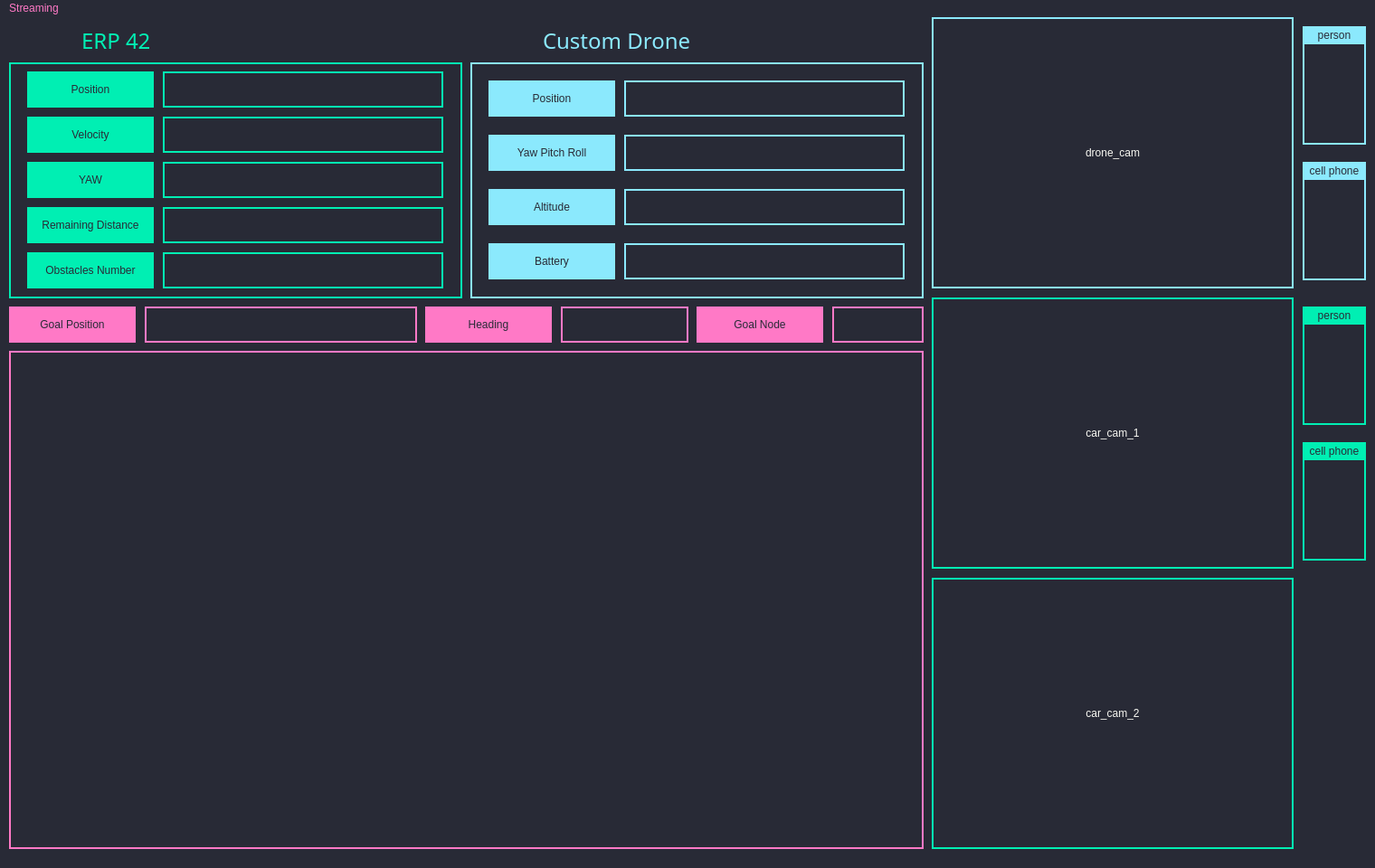
<?xml version="1.0" encoding="UTF-8"?>
<ui version="4.0">
 <class>MainWindow</class>
 <widget class="QMainWindow" name="MainWindow">
  <property name="geometry">
   <rect>
    <x>0</x>
    <y>0</y>
    <width>1520</width>
    <height>960</height>
   </rect>
  </property>
  <property name="sizePolicy">
   <sizepolicy hsizetype="Fixed" vsizetype="Fixed">
    <horstretch>0</horstretch>
    <verstretch>0</verstretch>
   </sizepolicy>
  </property>
  <property name="maximumSize">
   <size>
    <width>1520</width>
    <height>960</height>
   </size>
  </property>
  <property name="baseSize">
   <size>
    <width>1520</width>
    <height>960</height>
   </size>
  </property>
  <property name="windowTitle">
   <string>VIP 5,6 D2V GUI</string>
  </property>
  <property name="styleSheet">
   <string notr="true">background-color: rgb(40, 42, 54);</string>
  </property>
  <widget class="QWidget" name="centralwidget">
   <property name="sizePolicy">
    <sizepolicy hsizetype="Fixed" vsizetype="Fixed">
     <horstretch>0</horstretch>
     <verstretch>0</verstretch>
    </sizepolicy>
   </property>
   <property name="maximumSize">
    <size>
     <width>1520</width>
     <height>936</height>
    </size>
   </property>
   <property name="baseSize">
    <size>
     <width>1520</width>
     <height>936</height>
    </size>
   </property>
   <widget class="QLabel" name="lable_6">
    <property name="geometry">
     <rect>
      <x>10</x>
      <y>369</y>
      <width>1011</width>
      <height>551</height>
     </rect>
    </property>
    <property name="styleSheet">
     <string notr="true">background-color: rgb(40, 42, 54);
border-style: solid;
border-width:2px;
border-color:rgb(255, 121, 198);</string>
    </property>
    <property name="text">
     <string/>
    </property>
   </widget>
   <widget class="QWidget" name="widget" native="true">
    <property name="geometry">
     <rect>
      <x>20</x>
      <y>380</y>
      <width>990</width>
      <height>531</height>
     </rect>
    </property>
    <property name="styleSheet">
     <string notr="true">

background-color: rgb(40, 42, 54);
color: rgb(248, 248, 242);</string>
    </property>
    <widget class="QWidget" name="gridLayoutWidget_2">
     <property name="geometry">
      <rect>
       <x>0</x>
       <y>0</y>
       <width>991</width>
       <height>531</height>
      </rect>
     </property>
     <layout class="QGridLayout" name="rviz_layout"/>
    </widget>
   </widget>
   <widget class="QLabel" name="label_2">
    <property name="geometry">
     <rect>
      <x>30</x>
      <y>210</y>
      <width>140</width>
      <height>40</height>
     </rect>
    </property>
    <property name="styleSheet">
     <string notr="true">background-color:rgb(0, 239, 179);
color: rgb(40, 42, 54);
font: 75 10pt &quot;Waree&quot;;

</string>
    </property>
    <property name="text">
     <string>Remaining Distance</string>
    </property>
    <property name="alignment">
     <set>Qt::AlignCenter</set>
    </property>
   </widget>
   <widget class="QLabel" name="label">
    <property name="geometry">
     <rect>
      <x>30</x>
      <y>110</y>
      <width>140</width>
      <height>40</height>
     </rect>
    </property>
    <property name="styleSheet">
     <string notr="true">background-color:rgb(0, 239, 179);
color: rgb(40, 42, 54);
font: 75 10pt &quot;Waree&quot;;

</string>
    </property>
    <property name="text">
     <string>Velocity</string>
    </property>
    <property name="alignment">
     <set>Qt::AlignCenter</set>
    </property>
   </widget>
   <widget class="QLabel" name="car_yaw_label">
    <property name="geometry">
     <rect>
      <x>180</x>
      <y>160</y>
      <width>310</width>
      <height>40</height>
     </rect>
    </property>
    <property name="styleSheet">
     <string notr="true">background-color: rgb(40, 42, 54);
border-style: solid;
border-width:2px;
border-color:  rgb(0, 239, 179);
color: rgb(248, 248, 242);
font: 57 12pt &quot;Ubuntu&quot;;</string>
    </property>
    <property name="text">
     <string/>
    </property>
    <property name="alignment">
     <set>Qt::AlignCenter</set>
    </property>
   </widget>
   <widget class="QLabel" name="drone_cam_label">
    <property name="geometry">
     <rect>
      <x>1030</x>
      <y>0</y>
      <width>400</width>
      <height>300</height>
     </rect>
    </property>
    <property name="styleSheet">
     <string notr="true">background-color: rgb(40, 42, 54);
color: rgb(248, 248, 242);
border-style: solid;
border-width:2px;
border-color:rgb(139, 233, 253);</string>
    </property>
    <property name="text">
     <string>drone_cam</string>
    </property>
    <property name="alignment">
     <set>Qt::AlignCenter</set>
    </property>
   </widget>
   <widget class="QLabel" name="car_pos_label">
    <property name="geometry">
     <rect>
      <x>180</x>
      <y>60</y>
      <width>310</width>
      <height>40</height>
     </rect>
    </property>
    <property name="styleSheet">
     <string notr="true">background-color: rgb(40, 42, 54);
border-style: solid;
border-width:2px;
border-color:  rgb(0, 239, 179);
color: rgb(248, 248, 242);
font: 57 12pt &quot;Ubuntu&quot;;</string>
    </property>
    <property name="frameShape">
     <enum>QFrame::StyledPanel</enum>
    </property>
    <property name="lineWidth">
     <number>1</number>
    </property>
    <property name="text">
     <string/>
    </property>
    <property name="alignment">
     <set>Qt::AlignCenter</set>
    </property>
   </widget>
   <widget class="QLabel" name="label_4">
    <property name="geometry">
     <rect>
      <x>30</x>
      <y>260</y>
      <width>140</width>
      <height>40</height>
     </rect>
    </property>
    <property name="styleSheet">
     <string notr="true">background-color:rgb(0, 239, 179);
color: rgb(40, 42, 54);
font: 75 10pt &quot;Waree&quot;;

</string>
    </property>
    <property name="text">
     <string>Obstacles Number</string>
    </property>
    <property name="alignment">
     <set>Qt::AlignCenter</set>
    </property>
   </widget>
   <widget class="QLabel" name="label_3">
    <property name="geometry">
     <rect>
      <x>30</x>
      <y>60</y>
      <width>140</width>
      <height>40</height>
     </rect>
    </property>
    <property name="styleSheet">
     <string notr="true">background-color:rgb(0, 239, 179);
color: rgb(40, 42, 54);
font: 75 10pt &quot;Waree&quot;;

</string>
    </property>
    <property name="lineWidth">
     <number>0</number>
    </property>
    <property name="text">
     <string>Position</string>
    </property>
    <property name="alignment">
     <set>Qt::AlignCenter</set>
    </property>
   </widget>
   <widget class="QLabel" name="car_distance_label">
    <property name="geometry">
     <rect>
      <x>180</x>
      <y>210</y>
      <width>310</width>
      <height>40</height>
     </rect>
    </property>
    <property name="styleSheet">
     <string notr="true">background-color: rgb(40, 42, 54);
border-style: solid;
border-width:2px;
border-color:  rgb(0, 239, 179);
color: rgb(248, 248, 242);
font: 57 12pt &quot;Ubuntu&quot;;</string>
    </property>
    <property name="text">
     <string/>
    </property>
    <property name="alignment">
     <set>Qt::AlignCenter</set>
    </property>
   </widget>
   <widget class="QLabel" name="car_vel_label">
    <property name="geometry">
     <rect>
      <x>180</x>
      <y>110</y>
      <width>310</width>
      <height>40</height>
     </rect>
    </property>
    <property name="styleSheet">
     <string notr="true">background-color: rgb(40, 42, 54);
border-style: solid;
border-width:2px;
border-color:  rgb(0, 239, 179);
color: rgb(248, 248, 242);
font: 57 12pt &quot;Ubuntu&quot;;</string>
    </property>
    <property name="text">
     <string/>
    </property>
    <property name="alignment">
     <set>Qt::AlignCenter</set>
    </property>
   </widget>
   <widget class="QLabel" name="label_5">
    <property name="geometry">
     <rect>
      <x>30</x>
      <y>160</y>
      <width>140</width>
      <height>40</height>
     </rect>
    </property>
    <property name="styleSheet">
     <string notr="true">background-color:rgb(0, 239, 179);
color: rgb(40, 42, 54);
font: 75 10pt &quot;Waree&quot;;

</string>
    </property>
    <property name="text">
     <string>YAW</string>
    </property>
    <property name="alignment">
     <set>Qt::AlignCenter</set>
    </property>
   </widget>
   <widget class="QLabel" name="car_obs_label">
    <property name="geometry">
     <rect>
      <x>180</x>
      <y>260</y>
      <width>310</width>
      <height>40</height>
     </rect>
    </property>
    <property name="styleSheet">
     <string notr="true">background-color: rgb(40, 42, 54);
border-style: solid;
border-width:2px;
border-color:  rgb(0, 239, 179);
color: rgb(248, 248, 242);
font: 57 12pt &quot;Ubuntu&quot;;</string>
    </property>
    <property name="text">
     <string/>
    </property>
    <property name="alignment">
     <set>Qt::AlignCenter</set>
    </property>
   </widget>
   <widget class="QLabel" name="car_cam_label_1">
    <property name="geometry">
     <rect>
      <x>1030</x>
      <y>310</y>
      <width>400</width>
      <height>300</height>
     </rect>
    </property>
    <property name="styleSheet">
     <string notr="true">background-color: rgb(40, 42, 54);
border-style: solid;
border-width:2px;
border-color:  rgb(0, 239, 179);
color: rgb(248, 248, 242);
font: 57 12pt &quot;Ubuntu&quot;;</string>
    </property>
    <property name="text">
     <string>car_cam_1</string>
    </property>
    <property name="alignment">
     <set>Qt::AlignCenter</set>
    </property>
   </widget>
   <widget class="QLabel" name="car_cam_label_2">
    <property name="geometry">
     <rect>
      <x>1030</x>
      <y>620</y>
      <width>400</width>
      <height>300</height>
     </rect>
    </property>
    <property name="styleSheet">
     <string notr="true">background-color: rgb(40, 42, 54);
border-style: solid;
border-width:2px;
border-color:  rgb(0, 239, 179);
color: rgb(248, 248, 242);
font: 57 12pt &quot;Ubuntu&quot;;</string>
    </property>
    <property name="text">
     <string>car_cam_2</string>
    </property>
    <property name="alignment">
     <set>Qt::AlignCenter</set>
    </property>
   </widget>
   <widget class="QLabel" name="label_6">
    <property name="geometry">
     <rect>
      <x>540</x>
      <y>190</y>
      <width>140</width>
      <height>40</height>
     </rect>
    </property>
    <property name="styleSheet">
     <string notr="true">background-color:rgb(139, 233, 253);
color: rgb(40, 42, 54);
font: 75 10pt &quot;Waree&quot;;

</string>
    </property>
    <property name="text">
     <string>Altitude</string>
    </property>
    <property name="alignment">
     <set>Qt::AlignCenter</set>
    </property>
   </widget>
   <widget class="QLabel" name="label_7">
    <property name="geometry">
     <rect>
      <x>540</x>
      <y>130</y>
      <width>140</width>
      <height>40</height>
     </rect>
    </property>
    <property name="styleSheet">
     <string notr="true">background-color:rgb(139, 233, 253);
color: rgb(40, 42, 54);
font: 75 10pt &quot;Waree&quot;;

</string>
    </property>
    <property name="lineWidth">
     <number>0</number>
    </property>
    <property name="text">
     <string>Yaw Pitch Roll</string>
    </property>
    <property name="alignment">
     <set>Qt::AlignCenter</set>
    </property>
   </widget>
   <widget class="QLabel" name="label_8">
    <property name="geometry">
     <rect>
      <x>540</x>
      <y>250</y>
      <width>140</width>
      <height>40</height>
     </rect>
    </property>
    <property name="styleSheet">
     <string notr="true">background-color:rgb(139, 233, 253);
color: rgb(40, 42, 54);
font: 75 10pt &quot;Waree&quot;;

</string>
    </property>
    <property name="text">
     <string>Battery</string>
    </property>
    <property name="alignment">
     <set>Qt::AlignCenter</set>
    </property>
   </widget>
   <widget class="QLabel" name="drone_ypr_label">
    <property name="geometry">
     <rect>
      <x>690</x>
      <y>130</y>
      <width>310</width>
      <height>40</height>
     </rect>
    </property>
    <property name="styleSheet">
     <string notr="true">background-color: rgb(40, 42, 54);
border-style: solid;
border-width:2px;
border-color: rgb(139, 233, 253);
color: rgb(248, 248, 242);
font: 57 12pt &quot;Ubuntu&quot;;</string>
    </property>
    <property name="frameShape">
     <enum>QFrame::StyledPanel</enum>
    </property>
    <property name="lineWidth">
     <number>1</number>
    </property>
    <property name="text">
     <string/>
    </property>
    <property name="alignment">
     <set>Qt::AlignCenter</set>
    </property>
   </widget>
   <widget class="QLabel" name="drone_batt_label">
    <property name="geometry">
     <rect>
      <x>690</x>
      <y>250</y>
      <width>310</width>
      <height>40</height>
     </rect>
    </property>
    <property name="styleSheet">
     <string notr="true">background-color: rgb(40, 42, 54);
border-style: solid;
border-width:2px;
border-color: rgb(139, 233, 253);
color: rgb(248, 248, 242);
font: 57 12pt &quot;Ubuntu&quot;;</string>
    </property>
    <property name="text">
     <string/>
    </property>
    <property name="alignment">
     <set>Qt::AlignCenter</set>
    </property>
   </widget>
   <widget class="QLabel" name="drone_alt_label">
    <property name="geometry">
     <rect>
      <x>690</x>
      <y>190</y>
      <width>310</width>
      <height>40</height>
     </rect>
    </property>
    <property name="styleSheet">
     <string notr="true">background-color: rgb(40, 42, 54);
border-style: solid;
border-width:2px;
border-color: rgb(139, 233, 253);
color: rgb(248, 248, 242);
font: 57 12pt &quot;Ubuntu&quot;;</string>
    </property>
    <property name="text">
     <string/>
    </property>
    <property name="alignment">
     <set>Qt::AlignCenter</set>
    </property>
   </widget>
   <widget class="QLabel" name="lable_7">
    <property name="geometry">
     <rect>
      <x>10</x>
      <y>50</y>
      <width>501</width>
      <height>261</height>
     </rect>
    </property>
    <property name="styleSheet">
     <string notr="true">background-color: rgb(40, 42, 54);
border-style: solid;
border-width:2px;
border-color:  rgb(0, 239, 179);
color: rgb(248, 248, 242);
font: 57 12pt &quot;Ubuntu&quot;;</string>
    </property>
    <property name="text">
     <string/>
    </property>
   </widget>
   <widget class="QLabel" name="lable_8">
    <property name="geometry">
     <rect>
      <x>520</x>
      <y>50</y>
      <width>501</width>
      <height>261</height>
     </rect>
    </property>
    <property name="styleSheet">
     <string notr="true">background-color: rgb(40, 42, 54);
border-style: solid;
border-width:2px;
border-color:rgb(139, 233, 253);</string>
    </property>
    <property name="text">
     <string/>
    </property>
   </widget>
   <widget class="QLabel" name="car_png">
    <property name="geometry">
     <rect>
      <x>20</x>
      <y>0</y>
      <width>60</width>
      <height>51</height>
     </rect>
    </property>
    <property name="styleSheet">
     <string notr="true"/>
    </property>
    <property name="text">
     <string/>
    </property>
   </widget>
   <widget class="QLabel" name="drone_png">
    <property name="geometry">
     <rect>
      <x>530</x>
      <y>0</y>
      <width>60</width>
      <height>51</height>
     </rect>
    </property>
    <property name="styleSheet">
     <string notr="true"/>
    </property>
    <property name="text">
     <string/>
    </property>
   </widget>
   <widget class="QLabel" name="car_label">
    <property name="geometry">
     <rect>
      <x>90</x>
      <y>10</y>
      <width>101</width>
      <height>31</height>
     </rect>
    </property>
    <property name="font">
     <font>
      <family>Waree</family>
      <pointsize>18</pointsize>
      <weight>9</weight>
      <italic>false</italic>
      <bold>false</bold>
     </font>
    </property>
    <property name="styleSheet">
     <string notr="true">color: rgb(0, 239, 179);
font: 75 18pt &quot;Waree&quot;;
</string>
    </property>
    <property name="text">
     <string>ERP 42</string>
    </property>
   </widget>
   <widget class="QLabel" name="drone_label">
    <property name="geometry">
     <rect>
      <x>600</x>
      <y>10</y>
      <width>181</width>
      <height>31</height>
     </rect>
    </property>
    <property name="font">
     <font>
      <family>Waree</family>
      <pointsize>18</pointsize>
      <weight>9</weight>
      <italic>false</italic>
      <bold>false</bold>
     </font>
    </property>
    <property name="styleSheet">
     <string notr="true">color: rgb(139, 233, 253);
font: 75 18pt &quot;Waree&quot;;
</string>
    </property>
    <property name="text">
     <string>Custom Drone</string>
    </property>
   </widget>
   <widget class="QLabel" name="label_10">
    <property name="geometry">
     <rect>
      <x>540</x>
      <y>70</y>
      <width>140</width>
      <height>40</height>
     </rect>
    </property>
    <property name="styleSheet">
     <string notr="true">background-color:rgb(139, 233, 253);
color: rgb(40, 42, 54);
font: 75 10pt &quot;Waree&quot;;

</string>
    </property>
    <property name="text">
     <string>Position</string>
    </property>
    <property name="alignment">
     <set>Qt::AlignCenter</set>
    </property>
   </widget>
   <widget class="QLabel" name="drone_pos_label">
    <property name="geometry">
     <rect>
      <x>690</x>
      <y>70</y>
      <width>310</width>
      <height>40</height>
     </rect>
    </property>
    <property name="styleSheet">
     <string notr="true">background-color: rgb(40, 42, 54);
border-style: solid;
border-width:2px;
border-color: rgb(139, 233, 253);
color: rgb(248, 248, 242);
font: 57 12pt &quot;Ubuntu&quot;;</string>
    </property>
    <property name="text">
     <string/>
    </property>
    <property name="alignment">
     <set>Qt::AlignCenter</set>
    </property>
   </widget>
   <widget class="QLabel" name="label_12">
    <property name="geometry">
     <rect>
      <x>1440</x>
      <y>10</y>
      <width>70</width>
      <height>20</height>
     </rect>
    </property>
    <property name="styleSheet">
     <string notr="true">background-color:rgb(139, 233, 253);
color: rgb(40, 42, 54);
font: 75 10pt &quot;Waree&quot;;

</string>
    </property>
    <property name="text">
     <string>person</string>
    </property>
    <property name="alignment">
     <set>Qt::AlignCenter</set>
    </property>
   </widget>
   <widget class="QLabel" name="d_static_num">
    <property name="geometry">
     <rect>
      <x>1449</x>
      <y>110</y>
      <width>51</width>
      <height>21</height>
     </rect>
    </property>
    <property name="styleSheet">
     <string notr="true">background-color: rgb(40, 42, 54);
color: rgb(139, 233, 253);
font: 57 12pt &quot;Ubuntu&quot;;</string>
    </property>
    <property name="text">
     <string/>
    </property>
    <property name="alignment">
     <set>Qt::AlignCenter</set>
    </property>
   </widget>
   <widget class="QLabel" name="d_dynamic_num">
    <property name="geometry">
     <rect>
      <x>1449</x>
      <y>259</y>
      <width>51</width>
      <height>21</height>
     </rect>
    </property>
    <property name="styleSheet">
     <string notr="true">background-color: rgb(40, 42, 54);
color: rgb(139, 233, 253);
font: 57 12pt &quot;Ubuntu&quot;;</string>
    </property>
    <property name="text">
     <string/>
    </property>
    <property name="alignment">
     <set>Qt::AlignCenter</set>
    </property>
   </widget>
   <widget class="QLabel" name="label_13">
    <property name="geometry">
     <rect>
      <x>1440</x>
      <y>160</y>
      <width>70</width>
      <height>20</height>
     </rect>
    </property>
    <property name="styleSheet">
     <string notr="true">background-color:rgb(139, 233, 253);
color: rgb(40, 42, 54);
font: 75 10pt &quot;Waree&quot;;

</string>
    </property>
    <property name="text">
     <string>cell phone</string>
    </property>
    <property name="alignment">
     <set>Qt::AlignCenter</set>
    </property>
   </widget>
   <widget class="QLabel" name="label_14">
    <property name="geometry">
     <rect>
      <x>1440</x>
      <y>470</y>
      <width>70</width>
      <height>20</height>
     </rect>
    </property>
    <property name="styleSheet">
     <string notr="true">background-color:rgb(0, 239, 179);
color: rgb(40, 42, 54);
font: 75 10pt &quot;Waree&quot;;

</string>
    </property>
    <property name="text">
     <string>cell phone</string>
    </property>
    <property name="alignment">
     <set>Qt::AlignCenter</set>
    </property>
   </widget>
   <widget class="QLabel" name="c_static_num">
    <property name="geometry">
     <rect>
      <x>1450</x>
      <y>420</y>
      <width>50</width>
      <height>20</height>
     </rect>
    </property>
    <property name="styleSheet">
     <string notr="true">background-color: rgb(40, 42, 54);
color: rgb(0, 239, 179);
font: 57 12pt &quot;Ubuntu&quot;;</string>
    </property>
    <property name="text">
     <string/>
    </property>
    <property name="alignment">
     <set>Qt::AlignCenter</set>
    </property>
   </widget>
   <widget class="QLabel" name="c_dynamic_num">
    <property name="geometry">
     <rect>
      <x>1450</x>
      <y>570</y>
      <width>50</width>
      <height>20</height>
     </rect>
    </property>
    <property name="styleSheet">
     <string notr="true">background-color: rgb(40, 42, 54);
color: rgb(0, 239, 179);
font: 57 12pt &quot;Ubuntu&quot;;</string>
    </property>
    <property name="text">
     <string/>
    </property>
    <property name="alignment">
     <set>Qt::AlignCenter</set>
    </property>
   </widget>
   <widget class="QLabel" name="label_15">
    <property name="geometry">
     <rect>
      <x>1440</x>
      <y>320</y>
      <width>70</width>
      <height>20</height>
     </rect>
    </property>
    <property name="styleSheet">
     <string notr="true">background-color:rgb(0, 239, 179);
color: rgb(40, 42, 54);
font: 75 10pt &quot;Waree&quot;;

</string>
    </property>
    <property name="text">
     <string>person</string>
    </property>
    <property name="alignment">
     <set>Qt::AlignCenter</set>
    </property>
   </widget>
   <widget class="QLabel" name="goal_pos_label">
    <property name="geometry">
     <rect>
      <x>160</x>
      <y>320</y>
      <width>301</width>
      <height>40</height>
     </rect>
    </property>
    <property name="styleSheet">
     <string notr="true">background-color: rgb(40, 42, 54);
border-style: solid;
border-width:2px;
border-color: rgb(255, 121, 198);
color: rgb(248, 248, 242);
font: 57 12pt &quot;Ubuntu&quot;;</string>
    </property>
    <property name="text">
     <string/>
    </property>
    <property name="alignment">
     <set>Qt::AlignCenter</set>
    </property>
   </widget>
   <widget class="QLabel" name="label_11">
    <property name="geometry">
     <rect>
      <x>10</x>
      <y>320</y>
      <width>140</width>
      <height>40</height>
     </rect>
    </property>
    <property name="styleSheet">
     <string notr="true">background-color:rgb(255, 121, 198);
color: rgb(40, 42, 54);
font: 75 10pt &quot;Waree&quot;;

</string>
    </property>
    <property name="text">
     <string>Goal Position</string>
    </property>
    <property name="alignment">
     <set>Qt::AlignCenter</set>
    </property>
   </widget>
   <widget class="QLabel" name="goal_yaw_label">
    <property name="geometry">
     <rect>
      <x>620</x>
      <y>320</y>
      <width>141</width>
      <height>40</height>
     </rect>
    </property>
    <property name="styleSheet">
     <string notr="true">background-color: rgb(40, 42, 54);
border-style: solid;
border-width:2px;
border-color: rgb(255, 121, 198);
color: rgb(248, 248, 242);
font: 57 12pt &quot;Ubuntu&quot;;</string>
    </property>
    <property name="frameShape">
     <enum>QFrame::StyledPanel</enum>
    </property>
    <property name="lineWidth">
     <number>1</number>
    </property>
    <property name="text">
     <string/>
    </property>
    <property name="alignment">
     <set>Qt::AlignCenter</set>
    </property>
   </widget>
   <widget class="QLabel" name="label_9">
    <property name="geometry">
     <rect>
      <x>470</x>
      <y>320</y>
      <width>140</width>
      <height>40</height>
     </rect>
    </property>
    <property name="styleSheet">
     <string notr="true">background-color:rgb(255, 121, 198);
color: rgb(40, 42, 54);
font: 75 10pt &quot;Waree&quot;;

</string>
    </property>
    <property name="lineWidth">
     <number>0</number>
    </property>
    <property name="text">
     <string>Heading</string>
    </property>
    <property name="alignment">
     <set>Qt::AlignCenter</set>
    </property>
   </widget>
   <widget class="QLabel" name="c_static_png">
    <property name="geometry">
     <rect>
      <x>1450</x>
      <y>350</y>
      <width>50</width>
      <height>70</height>
     </rect>
    </property>
    <property name="styleSheet">
     <string notr="true"/>
    </property>
    <property name="text">
     <string/>
    </property>
   </widget>
   <widget class="QLabel" name="c_dynamic_png">
    <property name="geometry">
     <rect>
      <x>1450</x>
      <y>500</y>
      <width>50</width>
      <height>70</height>
     </rect>
    </property>
    <property name="styleSheet">
     <string notr="true"/>
    </property>
    <property name="text">
     <string/>
    </property>
   </widget>
   <widget class="QLabel" name="d_static_png">
    <property name="geometry">
     <rect>
      <x>1449</x>
      <y>40</y>
      <width>50</width>
      <height>70</height>
     </rect>
    </property>
    <property name="styleSheet">
     <string notr="true"/>
    </property>
    <property name="text">
     <string/>
    </property>
   </widget>
   <widget class="QLabel" name="d_dynamic_png">
    <property name="geometry">
     <rect>
      <x>1450</x>
      <y>190</y>
      <width>50</width>
      <height>70</height>
     </rect>
    </property>
    <property name="styleSheet">
     <string notr="true"/>
    </property>
    <property name="text">
     <string/>
    </property>
   </widget>
   <widget class="QLabel" name="d_static_num_2">
    <property name="geometry">
     <rect>
      <x>1440</x>
      <y>10</y>
      <width>70</width>
      <height>131</height>
     </rect>
    </property>
    <property name="styleSheet">
     <string notr="true">background-color: rgb(40, 42, 54);
border-style: solid;
border-width:2px;
border-color: rgb(139, 233, 253);
color: rgb(248, 248, 242);
font: 57 12pt &quot;Ubuntu&quot;;</string>
    </property>
    <property name="text">
     <string/>
    </property>
    <property name="alignment">
     <set>Qt::AlignCenter</set>
    </property>
   </widget>
   <widget class="QLabel" name="d_static_num_3">
    <property name="geometry">
     <rect>
      <x>1440</x>
      <y>160</y>
      <width>70</width>
      <height>131</height>
     </rect>
    </property>
    <property name="styleSheet">
     <string notr="true">background-color: rgb(40, 42, 54);
border-style: solid;
border-width:2px;
border-color: rgb(139, 233, 253);
color: rgb(248, 248, 242);
font: 57 12pt &quot;Ubuntu&quot;;</string>
    </property>
    <property name="text">
     <string/>
    </property>
    <property name="alignment">
     <set>Qt::AlignCenter</set>
    </property>
   </widget>
   <widget class="QLabel" name="c_static_num_2">
    <property name="geometry">
     <rect>
      <x>1440</x>
      <y>320</y>
      <width>70</width>
      <height>131</height>
     </rect>
    </property>
    <property name="styleSheet">
     <string notr="true">background-color: rgb(40, 42, 54);
border-style: solid;
border-width:2px;
border-color:  rgb(0, 239, 179);
color: rgb(248, 248, 242);
font: 57 12pt &quot;Ubuntu&quot;;</string>
    </property>
    <property name="text">
     <string/>
    </property>
    <property name="alignment">
     <set>Qt::AlignCenter</set>
    </property>
   </widget>
   <widget class="QLabel" name="c_static_num_3">
    <property name="geometry">
     <rect>
      <x>1440</x>
      <y>470</y>
      <width>70</width>
      <height>131</height>
     </rect>
    </property>
    <property name="styleSheet">
     <string notr="true">background-color: rgb(40, 42, 54);
border-style: solid;
border-width:2px;
border-color:  rgb(0, 239, 179);
color: rgb(248, 248, 242);
font: 57 12pt &quot;Ubuntu&quot;;</string>
    </property>
    <property name="text">
     <string/>
    </property>
    <property name="alignment">
     <set>Qt::AlignCenter</set>
    </property>
   </widget>
   <widget class="QLabel" name="goal_node_label">
    <property name="geometry">
     <rect>
      <x>920</x>
      <y>320</y>
      <width>101</width>
      <height>40</height>
     </rect>
    </property>
    <property name="styleSheet">
     <string notr="true">background-color: rgb(40, 42, 54);
border-style: solid;
border-width:2px;
border-color: rgb(255, 121, 198);
color: rgb(248, 248, 242);
font: 57 12pt &quot;Ubuntu&quot;;</string>
    </property>
    <property name="frameShape">
     <enum>QFrame::StyledPanel</enum>
    </property>
    <property name="lineWidth">
     <number>1</number>
    </property>
    <property name="text">
     <string/>
    </property>
    <property name="alignment">
     <set>Qt::AlignCenter</set>
    </property>
   </widget>
   <widget class="QLabel" name="label_16">
    <property name="geometry">
     <rect>
      <x>770</x>
      <y>320</y>
      <width>140</width>
      <height>40</height>
     </rect>
    </property>
    <property name="styleSheet">
     <string notr="true">background-color:rgb(255, 121, 198);
color: rgb(40, 42, 54);
font: 75 10pt &quot;Waree&quot;;

</string>
    </property>
    <property name="lineWidth">
     <number>0</number>
    </property>
    <property name="text">
     <string>Goal Node</string>
    </property>
    <property name="alignment">
     <set>Qt::AlignCenter</set>
    </property>
   </widget>
   <zorder>lable_6</zorder>
   <zorder>c_static_num_3</zorder>
   <zorder>c_static_num_2</zorder>
   <zorder>d_static_num_3</zorder>
   <zorder>d_static_num_2</zorder>
   <zorder>drone_png</zorder>
   <zorder>car_png</zorder>
   <zorder>lable_8</zorder>
   <zorder>lable_7</zorder>
   <zorder>label_2</zorder>
   <zorder>label</zorder>
   <zorder>car_yaw_label</zorder>
   <zorder>drone_cam_label</zorder>
   <zorder>car_pos_label</zorder>
   <zorder>label_4</zorder>
   <zorder>label_3</zorder>
   <zorder>car_distance_label</zorder>
   <zorder>car_vel_label</zorder>
   <zorder>label_5</zorder>
   <zorder>car_obs_label</zorder>
   <zorder>car_cam_label_1</zorder>
   <zorder>car_cam_label_2</zorder>
   <zorder>label_6</zorder>
   <zorder>label_7</zorder>
   <zorder>label_8</zorder>
   <zorder>drone_ypr_label</zorder>
   <zorder>drone_batt_label</zorder>
   <zorder>drone_alt_label</zorder>
   <zorder>car_label</zorder>
   <zorder>drone_label</zorder>
   <zorder>label_10</zorder>
   <zorder>drone_pos_label</zorder>
   <zorder>label_12</zorder>
   <zorder>d_static_num</zorder>
   <zorder>d_dynamic_num</zorder>
   <zorder>label_13</zorder>
   <zorder>label_14</zorder>
   <zorder>c_static_num</zorder>
   <zorder>c_dynamic_num</zorder>
   <zorder>label_15</zorder>
   <zorder>goal_pos_label</zorder>
   <zorder>label_11</zorder>
   <zorder>goal_yaw_label</zorder>
   <zorder>label_9</zorder>
   <zorder>c_static_png</zorder>
   <zorder>c_dynamic_png</zorder>
   <zorder>d_static_png</zorder>
   <zorder>d_dynamic_png</zorder>
   <zorder>widget</zorder>
   <zorder>goal_node_label</zorder>
   <zorder>label_16</zorder>
  </widget>
  <widget class="QMenuBar" name="menubar">
   <property name="geometry">
    <rect>
     <x>0</x>
     <y>0</y>
     <width>1520</width>
     <height>24</height>
    </rect>
   </property>
   <property name="styleSheet">
    <string notr="true">color:rgb(255, 121, 198);
font: 12pt &quot;Ubuntu&quot;;</string>
   </property>
   <widget class="QMenu" name="menuStreaming">
    <property name="title">
     <string>Streaming</string>
    </property>
    <addaction name="actionReady"/>
    <addaction name="actionStart"/>
    <addaction name="actionStop"/>
   </widget>
   <addaction name="menuStreaming"/>
  </widget>
  <action name="actionReady">
   <property name="text">
    <string>Ready</string>
   </property>
  </action>
  <action name="actionStart">
   <property name="text">
    <string>Start</string>
   </property>
  </action>
  <action name="actionStop">
   <property name="text">
    <string>Stop</string>
   </property>
  </action>
 </widget>
 <resources/>
 <connections/>
</ui>
